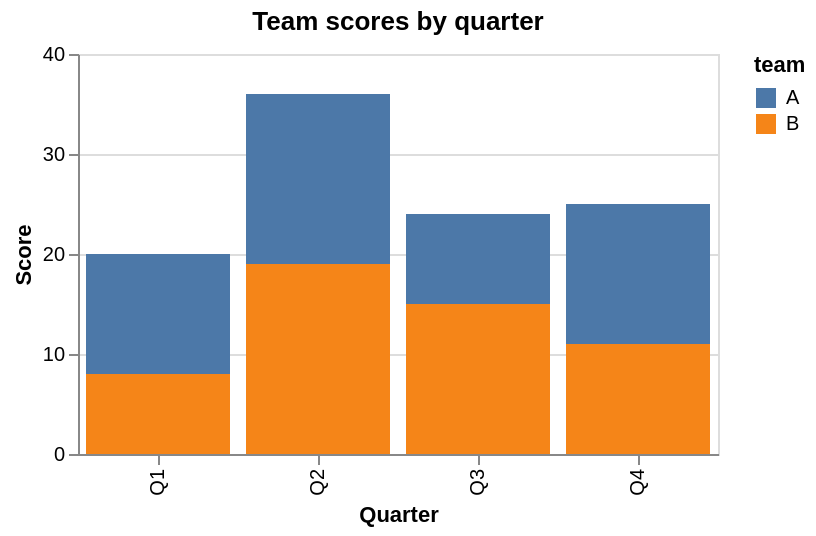

Notebook code cell kept with this figure:
### Markdown cell above
## Example 5: grouped bars

### Code cell
spec_grouped = {
    "data": {"values": [
        {"quarter": "Q1", "team": "A", "score": 12},
        {"quarter": "Q2", "team": "A", "score": 17},
        {"quarter": "Q3", "team": "A", "score": 9},
        {"quarter": "Q4", "team": "A", "score": 14},
        {"quarter": "Q1", "team": "B", "score": 8},
        {"quarter": "Q2", "team": "B", "score": 19},
        {"quarter": "Q3", "team": "B", "score": 15},
        {"quarter": "Q4", "team": "B", "score": 11},
    ]},
    "mark": "bar",
    "encoding": {
        "x": {"field": "quarter", "type": "nominal", "title": "Quarter"},
        "y": {"field": "score", "type": "quantitative", "title": "Score"},
        "color": {"field": "team", "type": "nominal"},
    },
    "title": "Team scores by quarter",
}
show_side_by_side(spec_grouped)

### Figure 1 — Vega-Lite specification as saved in the notebook (floating-point values rounded to 4 significant figures)
{"config": {"view": {"continuousWidth": 300, "continuousHeight": 300}}, "data": {"name": "data-6bda9b40a88f0c6751b3a12bb90809a5"}, "mark": "bar", "encoding": {"color": {"field": "team", "type": "nominal"}, "x": {"field": "quarter", "title": "Quarter", "type": "nominal"}, "y": {"field": "score", "title": "Score", "type": "quantitative"}}, "height": 200, "title": "Team scores by quarter", "width": 320, "$schema": "https://vega.github.io/schema/vega-lite/v6.1.0.json", "datasets": {"data-6bda9b40a88f0c6751b3a12bb90809a5": [{"quarter": "Q1", "team": "A", "score": 12}, {"quarter": "Q2", "team": "A", "score": 17}, {"quarter": "Q3", "team": "A", "score": 9}, {"quarter": "Q4", "team": "A", "score": 14}, {"quarter": "Q1", "team": "B", "score": 8}, {"quarter": "Q2", "team": "B", "score": 19}, {"quarter": "Q3", "team": "B", "score": 15}, {"quarter": "Q4", "team": "B", "score": 11}]}}
